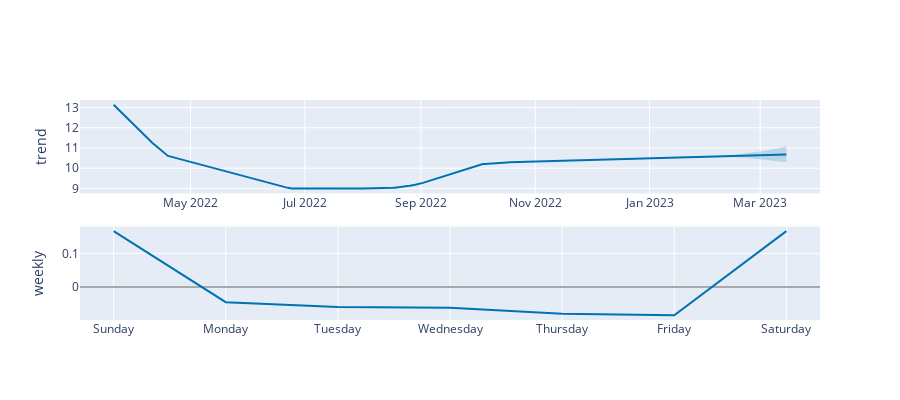

Notebook cell for this chart:
### Code cell
from prophet.plot import plot_plotly, plot_components_plotly
import plotly.graph_objects as go
#plot_plotly(m, forecast)
plot_components_plotly(m, forecast)

### Figure 1 — Plotly figure (JSON) as saved in the notebook; plotly's stock layout.template omitted (floating-point values rounded to 4 significant figures; data arrays with more than 128 entries replaced by an {"elided": "..."} marker saying what was removed)
{"data": [{"line": {"color": "#0072B2", "width": 2}, "mode": "lines", "name": "trend", "type": "scatter", "x": {"elided": "263 str values"}, "xaxis": "x", "y": {"elided": "263 float values"}, "yaxis": "y"}, {"line": {"color": "rgba(0, 114, 178, 0.2)", "width": 0}, "mode": "lines", "name": "trend_upper", "type": "scatter", "x": {"elided": "263 str values"}, "xaxis": "x", "y": {"elided": "263 float values"}, "yaxis": "y"}, {"fill": "tonexty", "fillcolor": "rgba(0, 114, 178, 0.2)", "line": {"color": "rgba(0, 114, 178, 0.2)", "width": 0}, "mode": "lines", "name": "trend_lower", "type": "scatter", "x": {"elided": "263 str values"}, "xaxis": "x", "y": {"elided": "263 float values"}, "yaxis": "y"}, {"line": {"color": "#0072B2", "width": 2}, "mode": "lines", "name": "weekly", "type": "scatter", "x": ["2017-01-01T00:00:00", "2017-01-02T00:00:00", "2017-01-03T00:00:00", "2017-01-04T00:00:00", "2017-01-05T00:00:00", "2017-01-06T00:00:00", "2017-01-07T00:00:00"], "xaxis": "x2", "y": [0.1663, -0.04557, -0.05992, -0.0624, -0.07999, -0.08477, 0.1663], "yaxis": "y2"}], "layout": {"height": 400, "showlegend": false, "width": 900, "xaxis": {"anchor": "y", "domain": [0, 1], "range": ["2022-03-03T01:12:00", "2023-04-01T22:48:00"], "type": "date"}, "xaxis2": {"anchor": "y2", "domain": [0, 1], "range": ["2016-12-31T16:48:00", "2017-01-07T07:12:00"], "tickformat": "%A", "type": "date"}, "yaxis": {"anchor": "x", "domain": [0.575, 1], "rangemode": "normal", "title": {"text": "trend"}, "zerolinecolor": "#AAA"}, "yaxis2": {"anchor": "x2", "domain": [0, 0.425], "title": {"text": "weekly"}, "zerolinecolor": "#AAA"}}}
